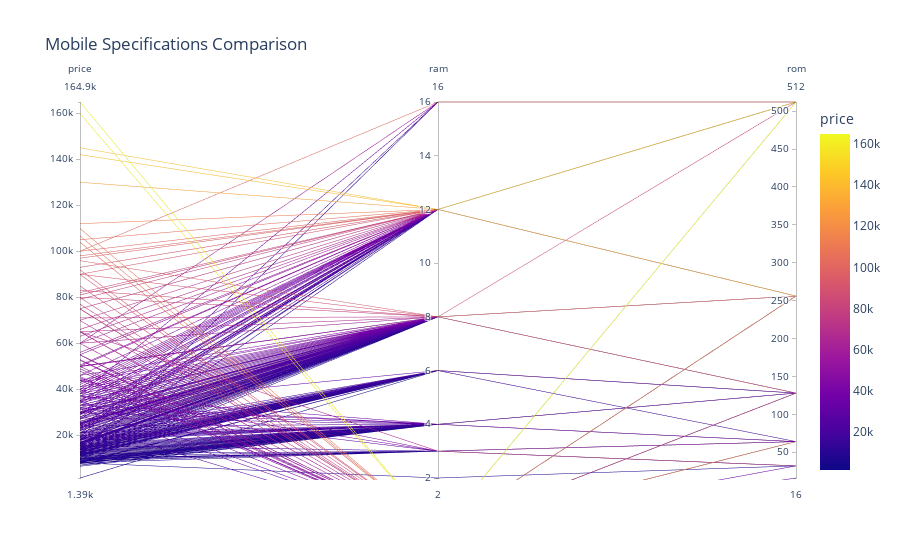

Here is the notebook cell this chart was saved with:
### Code cell
fig = px.parallel_coordinates(df_combined, 
                              dimensions=["price", "battery", "display", "camera", "ram", "rom"], 
                              color="price",
                              title="Mobile Specifications Comparison")
fig.show()

### Figure 1 — Plotly figure (JSON) as saved in the notebook; plotly's stock layout.template omitted (floating-point values rounded to 4 significant figures; data arrays with more than 128 entries replaced by an {"elided": "..."} marker saying what was removed)
{"data": [{"dimensions": [{"label": "price", "values": {"elided": "561 int values"}}, {"label": "ram", "values": {"elided": "561 int values"}}, {"label": "rom", "values": {"elided": "561 int values"}}], "domain": {"x": [0, 1], "y": [0, 1]}, "line": {"color": {"elided": "561 int values"}, "coloraxis": "coloraxis"}, "name": "", "type": "parcoords"}], "layout": {"coloraxis": {"colorbar": {"title": {"text": "price"}}, "colorscale": [[0, "#0d0887"], [0.1111, "#46039f"], [0.2222, "#7201a8"], [0.3333, "#9c179e"], [0.4444, "#bd3786"], [0.5556, "#d8576b"], [0.6667, "#ed7953"], [0.7778, "#fb9f3a"], [0.8889, "#fdca26"], [1, "#f0f921"]]}, "legend": {"tracegroupgap": 0}, "title": {"text": "Mobile Specifications Comparison"}}}
